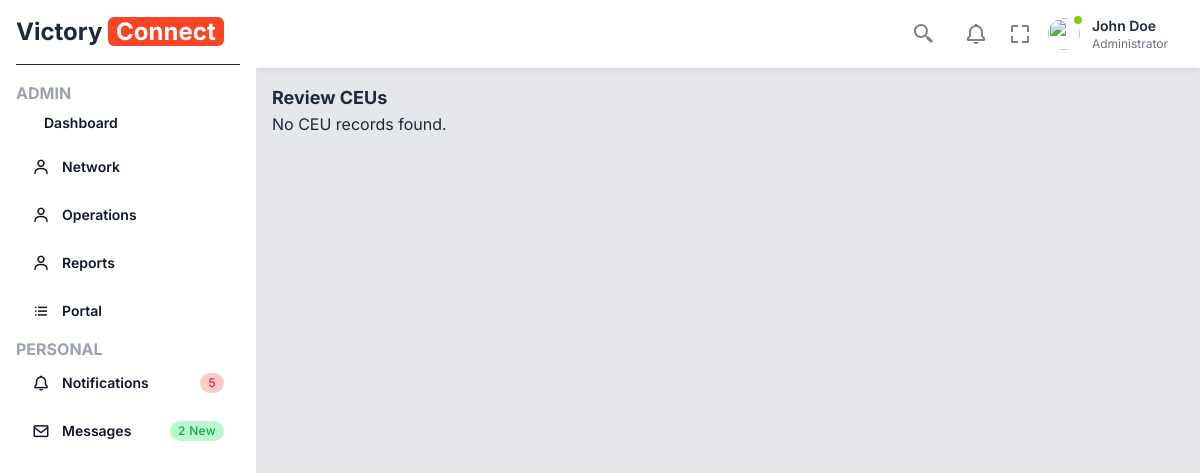
/ceus/review/ (signed in), run on an earlier commit of the app's database.
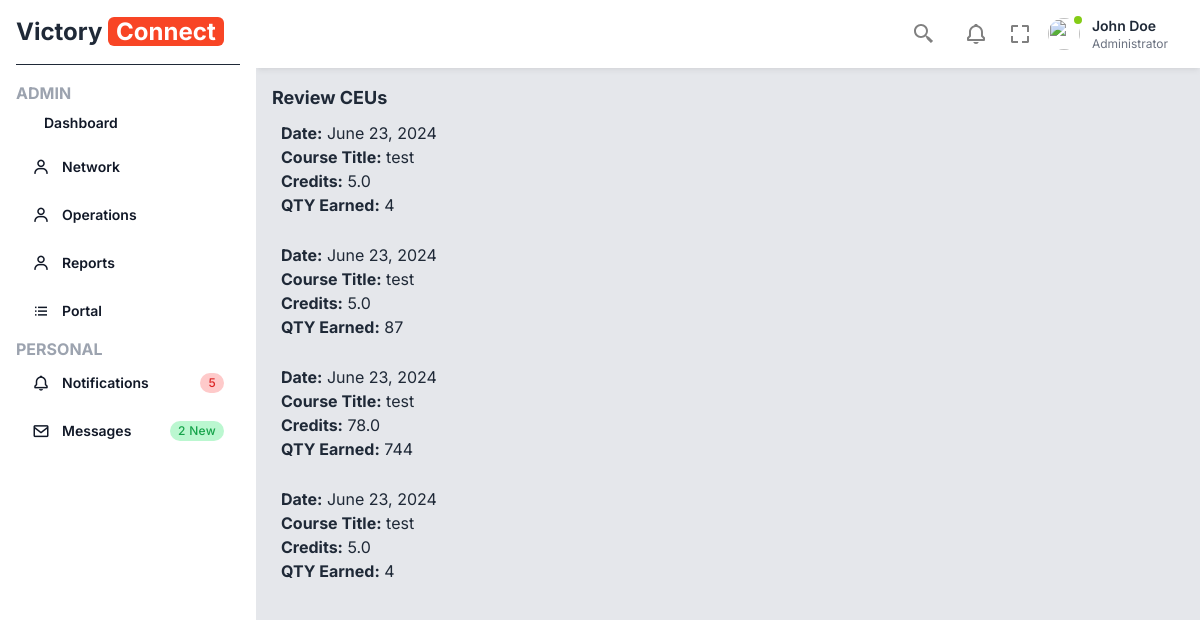
And on a later commit of the database.
### base/models.py (models this page shows, shortened)
class ChapterEducationUnit(models.Model):
    user = models.ForeignKey(User, on_delete=models.CASCADE, related_name='ceus')
    date = models.DateField(default=timezone.now)
    course_title = models.CharField(max_length=255)
    credits_per_course = models.DecimalField(max_digits=4, decimal_places=1)
    qty_earned = models.IntegerField(default=0)
    total_credits_last_week = models.IntegerField(default=0)

### base/views/ceu.py (the view)
# urls.py: path('ceus/review/', review_ceu, name='review_ceu'),
@login_required
def review_ceu(request):
    ceus = ChapterEducationUnit.objects.filter(user=request.user)
    return render(request, 'ceus/review_ceu.html', {'ceus': ceus})

### templates/ceus/review_ceu.html
{% extends 'base.html' %}
{% block content %}
<div class="container mx-auto p-4">
    <h1 class="text-lg font-bold">Review CEUs</h1>
    {% for ceu in ceus %}
    <div class="border p-2 mb-2">
        <p><strong>Date:</strong> {{ ceu.date }}</p>
        <p><strong>Course Title:</strong> {{ ceu.course_title }}</p>
        <p><strong>Credits:</strong> {{ ceu.credits_per_course }}</p>
        <p><strong>QTY Earned:</strong> {{ ceu.qty_earned }}</p>
    </div>
    {% empty %}
    <p>No CEU records found.</p>
    {% endfor %}
</div>
{% endblock %}

What changed in the data, as far as the page shows it:
added ChapterEducationUnit: date "June 23, 2024", course_title "test", credits_per_course "5.0", qty_earned "4"
added ChapterEducationUnit: date "June 23, 2024", course_title "test", credits_per_course "5.0", qty_earned "87"
added ChapterEducationUnit: date "June 23, 2024", course_title "test", credits_per_course "78.0", qty_earned "744"
added ChapterEducationUnit: date "June 23, 2024", course_title "test", credits_per_course "5.0", qty_earned "4"
Also different on the page:
text no longer shown: "No CEU records found."
